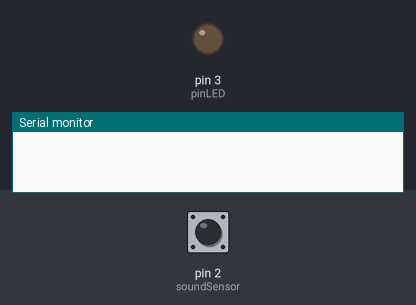
A sketch run on a simulated Arduino Uno, built with avr-gcc and run on an emulated ATmega328P. Shown: output pins drawn as LEDs (lit = HIGH), the last lines printed to the serial monitor. Inputs (shaded band) come from the test bench; at power-on: pin 2 (soundSensor) LOW.

Above: at 1.2 s.
1.3 s: pin 2 (soundSensor) driven HIGH
At 1.51 s:
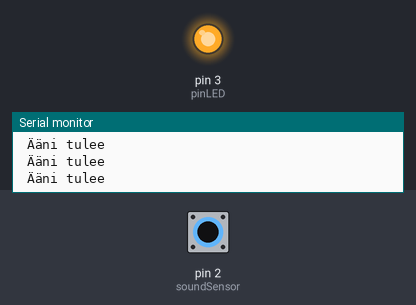
4.3 s: pin 2 (soundSensor) driven LOW
5.8 s: pin 2 (soundSensor) driven HIGH
At 6.01 s:
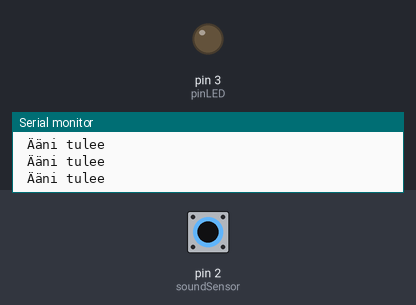
8.8 s: pin 2 (soundSensor) pulsed LOW 2 times (0.12 s each, 0.3 s apart)
12.4 s: pin 2 (soundSensor) pulsed LOW 5 times (0.12 s each, 0.3 s apart)
Timing chart, 0 to 17.9 s (numbered marks = the images above; inputs shaded):
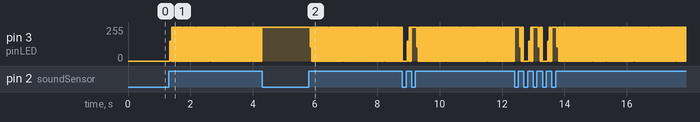

The sketch:

klapperi.ino
```cpp
int soundSensor = 2;

int pinLED = 3;

boolean condition = 0;

void setup()

{

Serial.begin(9600);

pinMode(pinLED, OUTPUT);

pinMode(soundSensor, INPUT);

}

void loop()

{


int sensorValue = digitalRead(soundSensor);

if (sensorValue == HIGH)

{

condition = !condition;

digitalWrite(pinLED, condition);

Serial.println (" Ääni tulee ");

}

delay (0);

}
```

Measured:
- after the input at 1.3 s, pin 3 (pinLED): 0/255 → 149/255 at once, then repeats every 0.03 s: 0/255 0.02 s, 255/255 0.02 s
- after the input at 4.3 s, pin 3 (pinLED): stops changing and stays 255/255
- after the input at 5.8 s, pin 3 (pinLED): 255/255 → 106/255 at once, then repeats every 0.03 s: 255/255 0.02 s, 0/255 0.02 s
